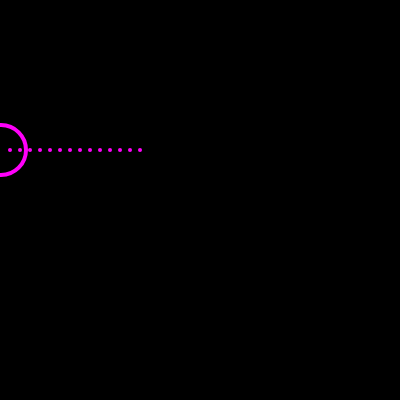
Frame 1 (no input)
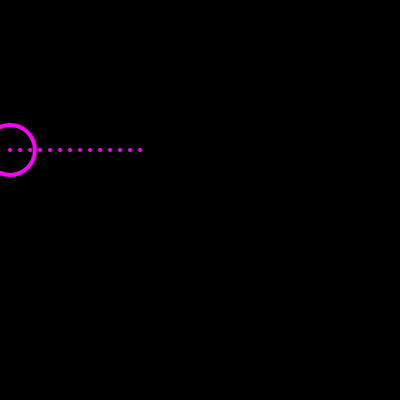
Frame 60 (no input)
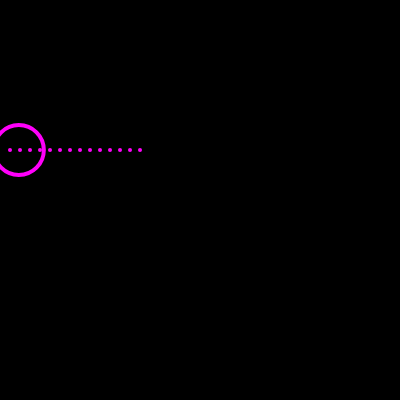
Frame 120 (the mouse pressed at the canvas centre since frame 60)

The p5.js sketch that drew these frames (run headless with seeded random() and noise() and a simulated clock; from frame 60 on, the mouse is pressed at the canvas centre):

// p5.js sketch
// ── sketch.js
function setup() {
  createCanvas(400, 400);
}

function draw() {
  background(0);

  // dancer(50, 50);
  // move();

  dancer2(100, 150);
  sustain();
}

// ── movement.js
let stageDirection = {
  x: 1,
  y: -1,
  xspeed: 1,
  yspeed: 1,
  sustain: 0.15
};


function dancer(x, y) {
  stroke(0, 255, 250);
  strokeWeight(4);
  noFill();
  ellipse(stageDirection.x, y, 50, 50);
}

function dancer2(x, y) {
  stroke(255, 0, 250);
  strokeWeight(4);
  noFill();
  ellipse(stageDirection.x, y, 50, 50);
}

function move() {
  line(10,50,150,50);
  if (stageDirection.x < 150){
  stageDirection.x = stageDirection.x + stageDirection.xspeed;
  }
}

function sustain() {  
  for (x = 10;  x < 150; x = x+ 10){ line(x,150,x,150);
                                   }  
  if (stageDirection.x < 250){
  stageDirection.x = stageDirection.x + stageDirection.sustain;
  }
}
